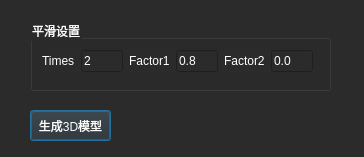
<?xml version="1.0" encoding="UTF-8"?>
<ui version="4.0">
 <class>SurfaceRenderingDialog</class>
 <widget class="QDialog" name="SurfaceRenderingDialog">
  <property name="geometry">
   <rect>
    <x>0</x>
    <y>0</y>
    <width>364</width>
    <height>157</height>
   </rect>
  </property>
  <property name="windowTitle">
   <string>Dialog</string>
  </property>
  <property name="styleSheet">
   <string notr="true">background-color: rgb(43, 43, 43);
color: rgb(255, 255, 255);</string>
  </property>
  <widget class="QGroupBox" name="groupBox">
   <property name="geometry">
    <rect>
     <x>30</x>
     <y>20</y>
     <width>301</width>
     <height>71</height>
    </rect>
   </property>
   <property name="title">
    <string>平滑设置</string>
   </property>
   <widget class="QWidget" name="">
    <property name="geometry">
     <rect>
      <x>12</x>
      <y>30</y>
      <width>271</width>
      <height>22</height>
     </rect>
    </property>
    <layout class="QHBoxLayout" name="horizontalLayout">
     <item>
      <widget class="QLabel" name="label">
       <property name="text">
        <string>Times</string>
       </property>
      </widget>
     </item>
     <item>
      <widget class="QLineEdit" name="lineEdit">
       <property name="text">
        <string>2</string>
       </property>
      </widget>
     </item>
     <item>
      <widget class="QLabel" name="label_2">
       <property name="text">
        <string>Factor1</string>
       </property>
      </widget>
     </item>
     <item>
      <widget class="QLineEdit" name="lineEdit_2">
       <property name="text">
        <string>0.8</string>
       </property>
      </widget>
     </item>
     <item>
      <widget class="QLabel" name="label_3">
       <property name="text">
        <string>Factor2</string>
       </property>
      </widget>
     </item>
     <item>
      <widget class="QLineEdit" name="lineEdit_3">
       <property name="text">
        <string>0.0</string>
       </property>
      </widget>
     </item>
    </layout>
   </widget>
  </widget>
  <widget class="QPushButton" name="pushButton_SurfaceRendering">
   <property name="geometry">
    <rect>
     <x>30</x>
     <y>110</y>
     <width>81</width>
     <height>31</height>
    </rect>
   </property>
   <property name="text">
    <string>生成3D模型</string>
   </property>
  </widget>
 </widget>
 <resources/>
 <connections/>
</ui>
